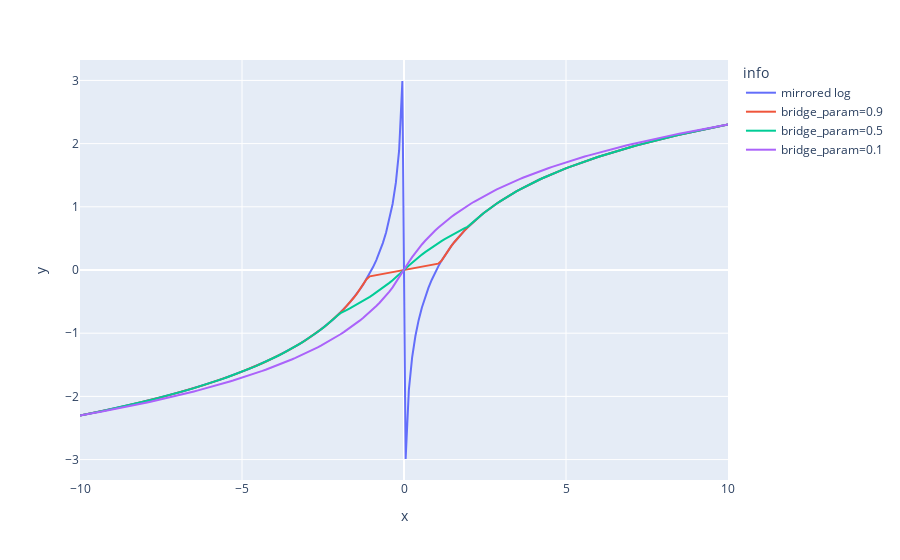

The notebook cell saved with this chart:
### Markdown cell above
#### plotting logscaler with different bridge parameters
- 0.1 as bridge parameter: transition between positive and negative part is rather smooth (visually) and only at large x values above $10$ is the logscaler equal to logarithm
- 0.9 on the other side achieves a quick equality with logarithm, and has abrupt angles
- 0.5 is a cpmpromise between the two

### Code cell
X = np.linspace(-10,10,200)
px.line(pd.DataFrame({"x": np.tile(X,4), "y": np.hstack((logscaler(X,bridge_param=0.1),
                                                           logscaler(X,bridge_param=0.5),
                                                            logscaler(X,bridge_param=0.9),
                                                        np.sign(X)*np.log(np.abs(X)))),
                                                  "info": np.hstack((np.repeat("bridge_param=0.1",200),
                                                                     np.repeat("bridge_param=0.5",200),
                                                                     np.repeat("bridge_param=0.9",200),
                                                                    np.repeat("mirrored log",200))),}).iloc[::-1],
                                                           x="x", y="y", 
                                                           color="info")

### Figure 1 — Plotly figure (JSON) as saved in the notebook; plotly's stock layout.template omitted (floating-point values rounded to 4 significant figures; data arrays with more than 128 entries replaced by an {"elided": "..."} marker saying what was removed)
{"data": [{"hovertemplate": "info=mirrored log<br>x=%{x}<br>y=%{y}<extra></extra>", "legendgroup": "mirrored log", "line": {"color": "#636efa", "dash": "solid"}, "mode": "lines", "name": "mirrored log", "orientation": "v", "showlegend": true, "type": "scatter", "x": {"elided": "200 float values"}, "xaxis": "x", "y": {"elided": "200 float values"}, "yaxis": "y"}, {"hovertemplate": "info=bridge_param=0.9<br>x=%{x}<br>y=%{y}<extra></extra>", "legendgroup": "bridge_param=0.9", "line": {"color": "#EF553B", "dash": "solid"}, "mode": "lines", "name": "bridge_param=0.9", "orientation": "v", "showlegend": true, "type": "scatter", "x": {"elided": "200 float values"}, "xaxis": "x", "y": {"elided": "200 float values"}, "yaxis": "y"}, {"hovertemplate": "info=bridge_param=0.5<br>x=%{x}<br>y=%{y}<extra></extra>", "legendgroup": "bridge_param=0.5", "line": {"color": "#00cc96", "dash": "solid"}, "mode": "lines", "name": "bridge_param=0.5", "orientation": "v", "showlegend": true, "type": "scatter", "x": {"elided": "200 float values"}, "xaxis": "x", "y": {"elided": "200 float values"}, "yaxis": "y"}, {"hovertemplate": "info=bridge_param=0.1<br>x=%{x}<br>y=%{y}<extra></extra>", "legendgroup": "bridge_param=0.1", "line": {"color": "#ab63fa", "dash": "solid"}, "mode": "lines", "name": "bridge_param=0.1", "orientation": "v", "showlegend": true, "type": "scatter", "x": {"elided": "200 float values"}, "xaxis": "x", "y": {"elided": "200 float values"}, "yaxis": "y"}], "layout": {"legend": {"title": {"text": "info"}, "tracegroupgap": 0}, "margin": {"t": 60}, "xaxis": {"anchor": "y", "domain": [0, 1], "title": {"text": "x"}}, "yaxis": {"anchor": "x", "domain": [0, 1], "title": {"text": "y"}}}}
